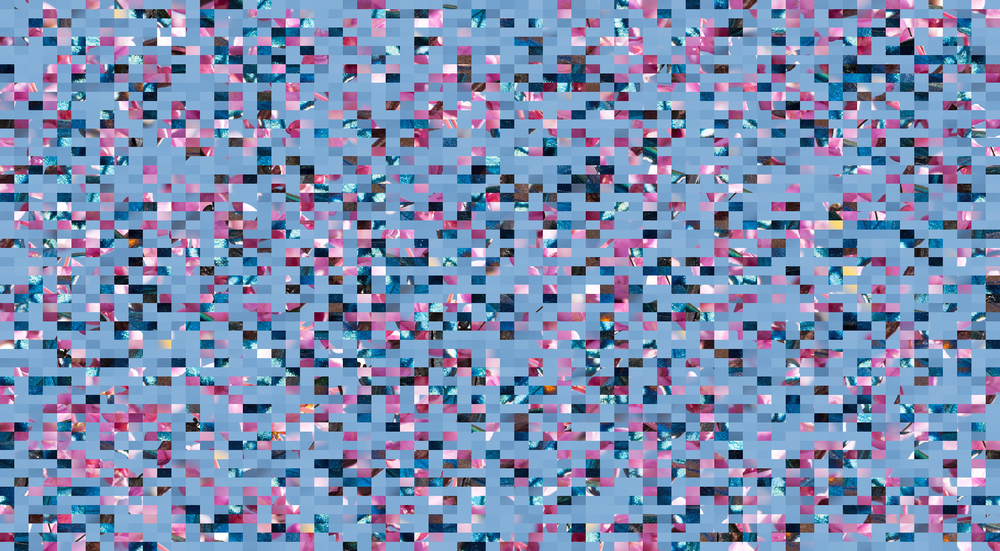
#> input picture scrambled.png, 1000 x 551 px, shrunk from 1960 x 1080 before the run, found by its file name
$ python PuzzleSolution.py
#> lines starting #> are read from the running program, lines starting #| are printed output that depends on the picture
from PIL import Image
import random

PASSWORD = "secret"
seed = sum(ord(i) for i in PASSWORD)
random.seed(seed)

# Load the scrambled image
scrambled_img = Image.open("/Users/_kodiko_/Desktop/ Code/scrambled.png")
#> scrambled_img is the input picture: PIL image 1000x551 RGB; mean R, G, B 124.5, 142, 179.2

chunks_x = 70
chunks_y = 60

width, height = scrambled_img.size
#> width = 1000; height = 551
chunk_width = width // chunks_x
#> chunk_width = 14
chunk_height = height // chunks_y
#> chunk_height = 9

# Extract the chunks from the image
chunks = []
for i in range(chunks_x):
    for j in range(chunks_y):
        chunk = scrambled_img.crop((
            chunk_width * i,
            chunk_height * j,
            chunk_width * (i + 1),
            chunk_height * (j + 1)
        ))
        chunks.append(chunk)
#> after the loop, chunks = 4200 items

# Generate the same shuffle order as in the original code
indices = list(range(len(chunks)))
#> indices = 4200 values from 0 to 4199
random.shuffle(indices)  # This creates the same shuffle as in the original code

# Create a list to store the original positions
original_order = [0] * len(indices)
#> original_order = 4200 values from 0 to 0
for new_pos, original_pos in enumerate(indices):
    original_order[original_pos] = new_pos
#> this loop made 4200 passes
#> original_pos on passes 1 to 3: 973, 4065, 3692
#> after the loop, original_order = 4200 values, max 4199 at index 2657, min 0 at index 973, mean 2099.5

# Reconstruct the original image by putting chunks back in their original positions
solved = Image.new("RGB", (width, height))
#> solved: PIL image 1000x551 RGB; every value is 0
for idx, pos in enumerate(original_order):
    # Correctly calculate i and j based on chunks_y
    i = idx // chunks_y  # Row index
    j = idx % chunks_y   # Column index
    solved.paste(chunks[pos], (i * chunk_width, j * chunk_height))
#> this loop made 4200 passes
#> pos on passes 1 to 3: 1782, 1532, 1732
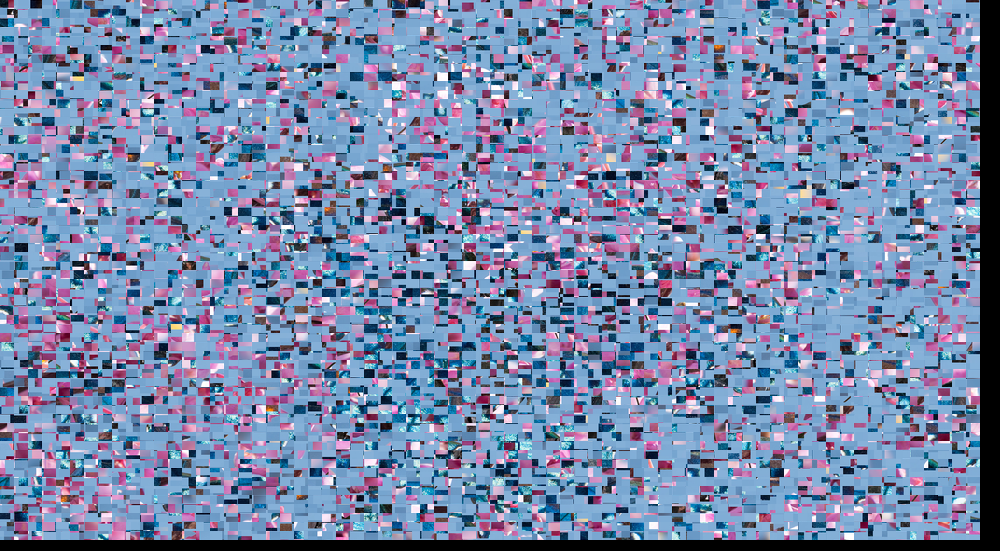
#> solved: PIL image 1000x551 RGB; mean R, G, B 119.5, 136.3, 172

# Save and show the result
solved.save("/Users/_kodiko_/Desktop/ Code/unscrambled.png")
solved.show()

$ run again, with ButterflyFamilyTree.webp saved as scrambled.png
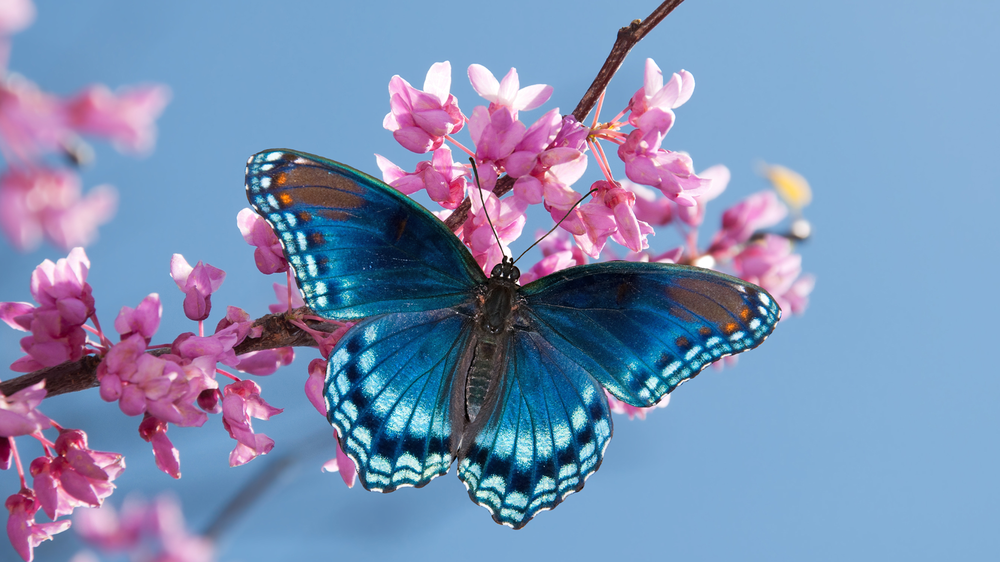
#> input picture ButterflyFamilyTree.webp, 1000 x 562 px, shrunk from 2000 x 1125 before the run, found by its file name
#> scrambled_img is the input picture: PIL image 1000x562 RGB; mean R, G, B 124.8, 143.5, 180.8
#> after the loop `for i in range(chunks_x):`: chunks = 4200 items
#> indices = 4200 values from 0 to 4199
#> `original_order = [0] * len(indices)`: original_order = 4200 values from 0 to 0
#> the loop `for new_pos, original_pos in enumerate(indices):` made 4200 passes
#> original_pos on passes 1 to 3: 973, 4065, 3692
#> after the loop `for new_pos, original_pos in enumerate(indices):`: original_order = 4200 values, max 4199 at index 2657, min 0 at index 973, mean 2099.5
#> the loop `for idx, pos in enumerate(original_order):` made 4200 passes
#> pos on passes 1 to 3: 1782, 1532, 1732
#> after the loop `for idx, pos in enumerate(original_order):`:
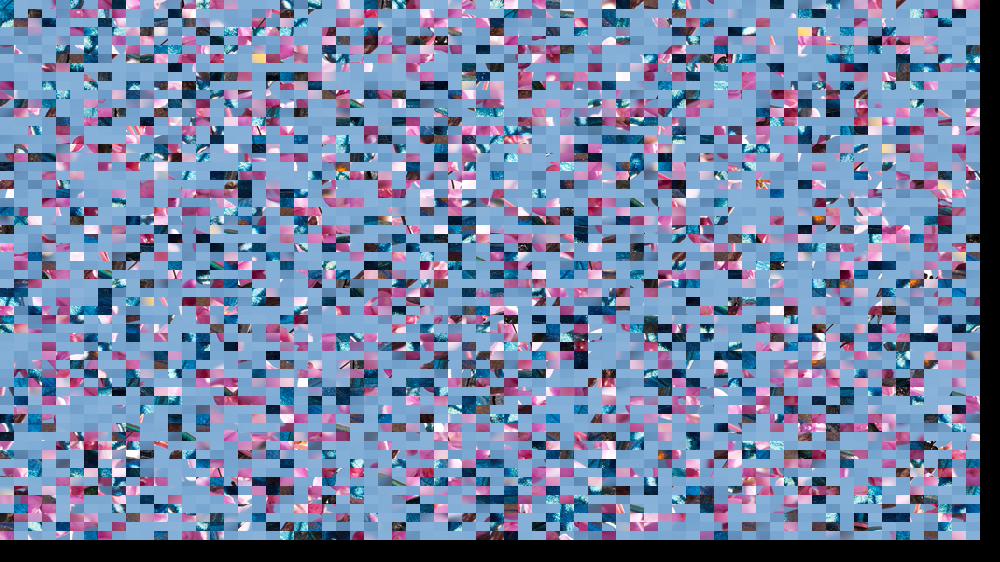
#> solved: PIL image 1000x562 RGB; mean R, G, B 117.2, 133.7, 168.7
